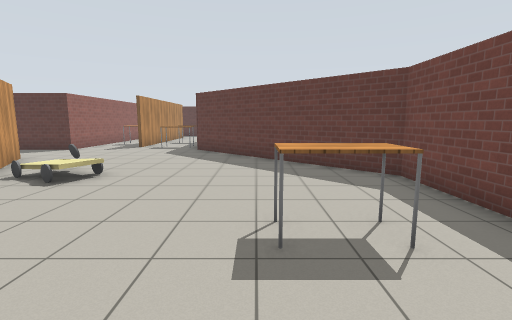
View 1 (above)

22 first-person views from a walk through a world built for the Gazebo simulator. The camera is 1.3 m above the floor, tilts 8° down and sees 85° across. The lines on the ground mark 1 m squares. The floor is counted in squares, 1 m on a side. Each view is taken from the middle of a square. On the plan, view 1 faces up. The plan holds only what a view shows up to about 13 squares ahead; the rest is blank. The place goes on beyond the plan. Robots are left out. Gazebo's built-in surfaces are drawn with simple patterns. Simple shapes stand in for some stock models.

View 2
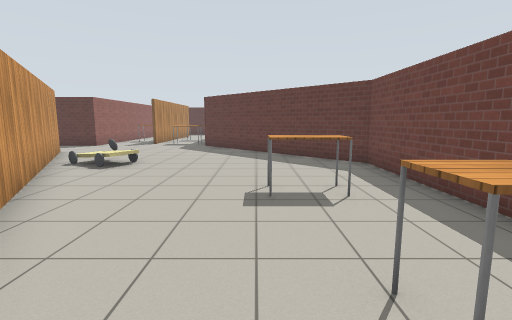

View 3
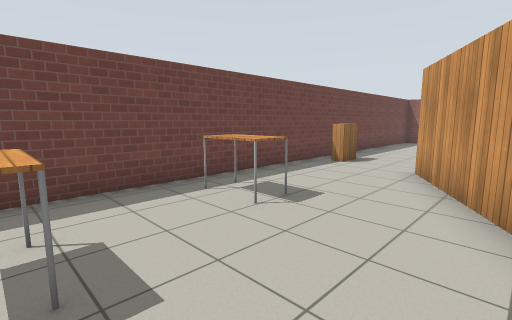

View 4
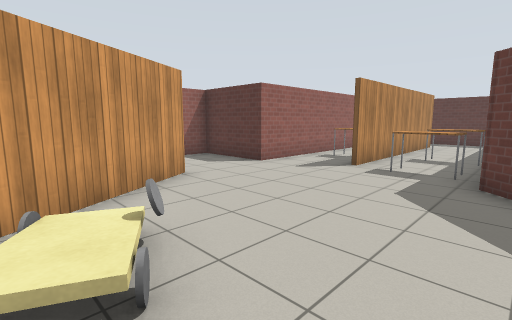

View 5
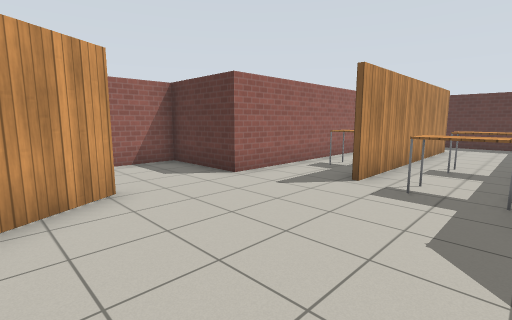

View 6
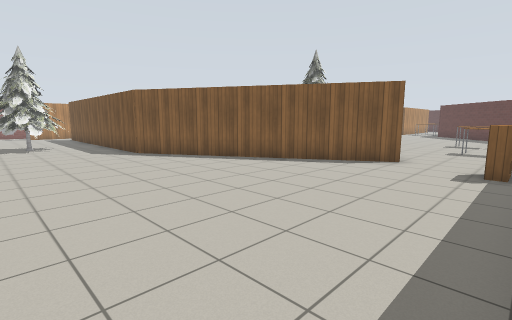

View 7
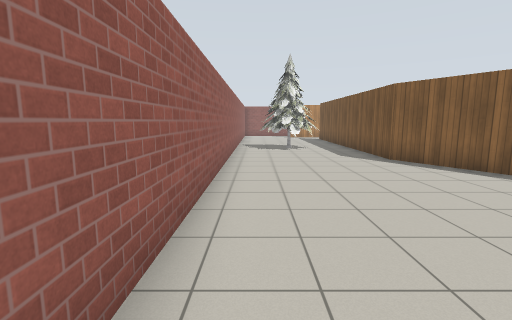

View 8
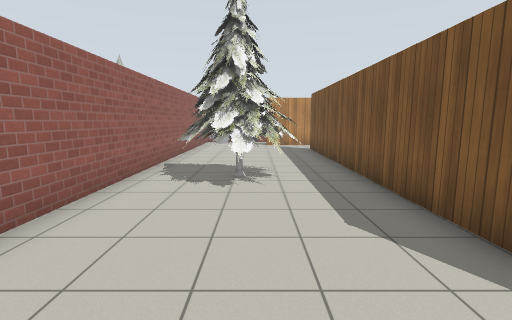

View 9
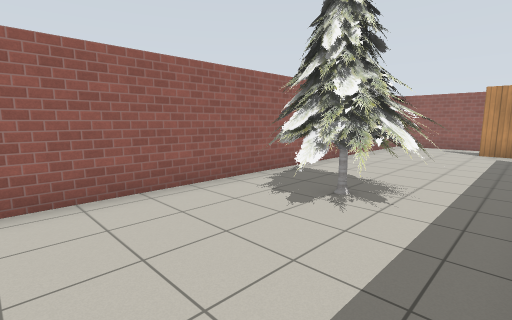

View 10
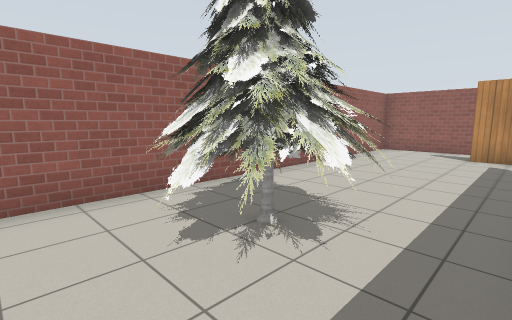

View 11
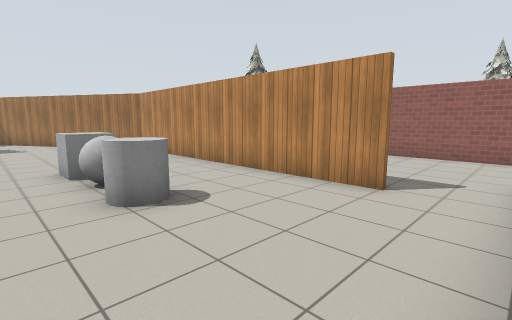

View 12
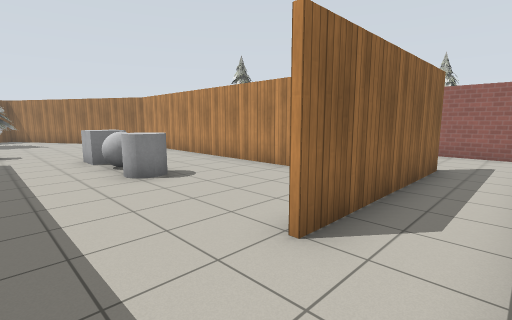

View 13
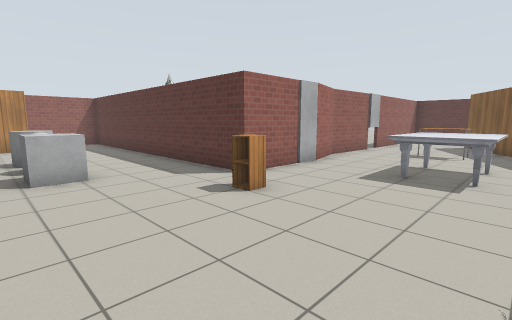

View 14
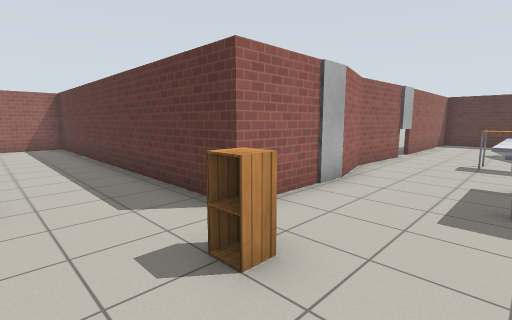

View 15
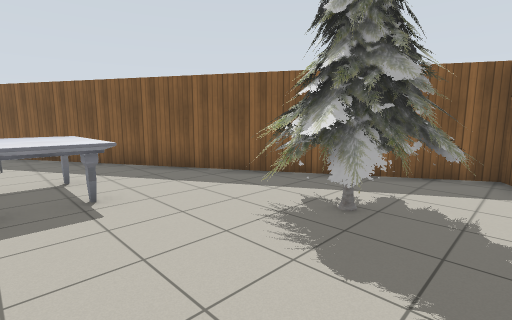

View 16
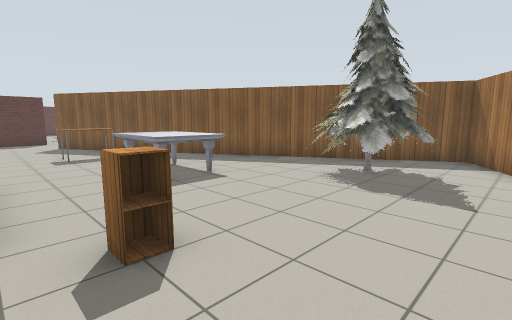

View 17
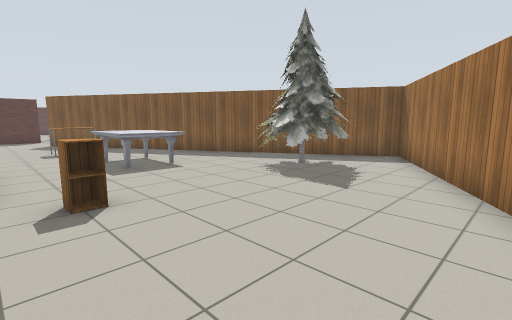

View 18
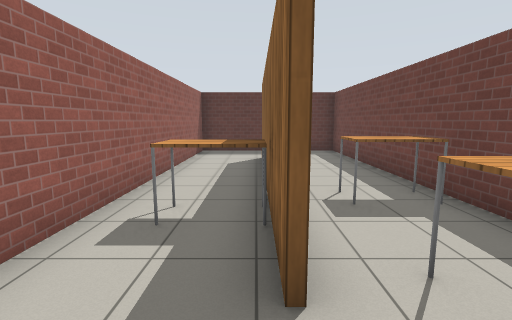

View 19
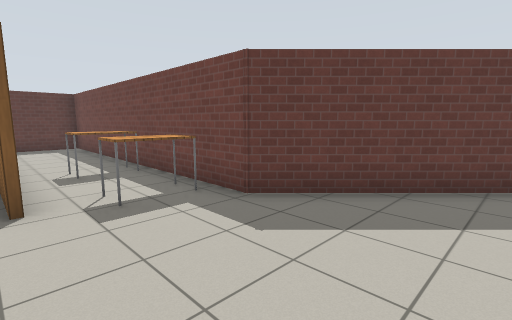

View 20
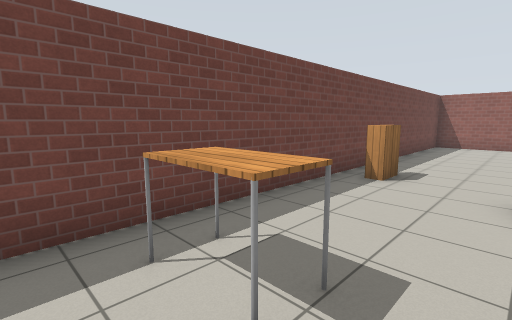

View 21
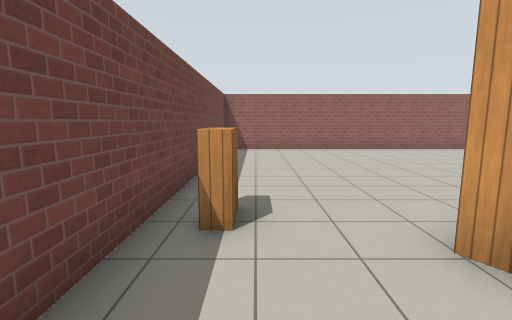

View 22
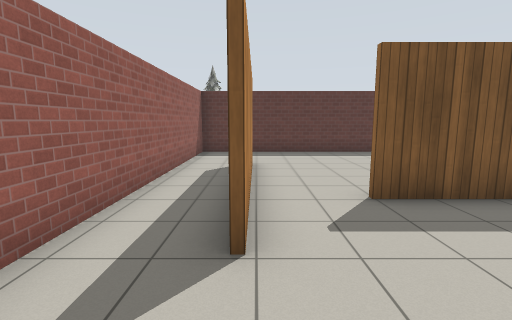

### Floor plan
Points are (right, up) in squares from view 1. A wall is a line through its corners. A room is listed if a view was taken in it or the views show most of it. See-through windows are left out.
Room 1 (views 1, 2, 3, 4, 5, 6, 7, 8, 9, 10, 11, 12, 13, 14, 15, 16, 17, 18, 19, 20, 21, 22)
walls: (-11.1, -0.5) (-11.1, -2.3) (-23.2, -2.3) (-23.2, -15) (3.4, -15) (3.4, -5.4); (-2, -1.2) (0, -4.6) (-8.4, -9.5) (-19.1, -9.5); (-11.6, 2.9) (-11.1, 0.9); (-11.4, 5.5) (-11.4, 2.8); (3.4, -1.5) (3.4, 6.5) (-2.6, 12.6) (-2.6, 15.2); (-8.3, 9.8) (-3.8, 2); (-19.1, -9.3) (-8.4, -9.3) (-0.2, -4.6) (-8.3, 9.6); (-21.1, -5.4) (-21.1, -11.5); (-5.8, 13.8) (-5.8, 21.5); (-21.3, -11.5) (-21.3, -5.4); (-2.6, 17.6) (-2.6, 24.2) (-8.3, 24.2) (-8.3, 12.6) (-11.4, 12.6) (-11.4, 6.6); (-5.6, 21.9) (-5.6, 13.8)
objects: other object (-17, -6) to (-13, -6); pine tree (-14, -14) to (-11, -11); cabinet (-10, -3); table (-9, 5) to (-8, 5); marble table (-8, 0) to (-7, 2); table (-7, 16); pine tree (-5, -4) to (-3, -2); other object (-5, 6) to (-4, 7); table (-4, 14) to (-3, 14); table (-4, 16) to (-3, 17); table (0, 3) to (1, 3); table (1, -1) to (2, 0); bookshelf (2, -6) to (2, -5)

Positions as (right, up) in squares from view 1, and headings:
1: (0, 0), facing up
2: (0, -2), facing up
3: (-2, 3), facing down-right
4: (-2, 6), facing up-left
5: (-3, 8), facing up-left
6: (3, -14), facing up-left
7: (1, -14), facing left
8: (-6, -12), facing left
9: (-8, -10), facing down-left
10: (-10, -10), facing down-left
11: (-21, -4), facing down-right
12: (-23, -3), facing down-right
13: (-6, -7), facing up-left
14: (-8, -5), facing up-left
15: (-8, -5), facing up-right
16: (-11, -6), facing up-right
17: (-11, -8), facing up-right
18: (-6, 12), facing up
19: (-6, 9), facing up-right
20: (0, 1), facing down-right
21: (2, -2), facing down
22: (-21, -14), facing up
